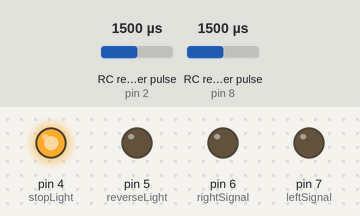
Simulated run of this sketch. Board: Arduino Uno, built with avr-gcc and run on an emulated ATmega328P. On the bench: output pins drawn as LEDs (lit = HIGH). Wiring (inferred from the names in the program): 2 × RC receiver channel: data pin 2 / data pin 8. Inputs (shaded band) come from the test bench; at power-on: RC receiver pulse (sensors on pin 2, pin 8) 1500 µs.

Above: at 1.2 s.
1.3 s: RC receiver pulse (sensor on pin 2) set to 1405 µs
2.8 s: RC receiver pulse (sensor on pin 2) set to 1379 µs
At 4.1 s:
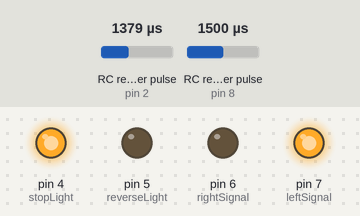
4.4 s: RC receiver pulse (sensor on pin 8) set to 1465 µs
5.9 s: RC receiver pulse (sensor on pin 8) set to 1432 µs
At 6.6 s:
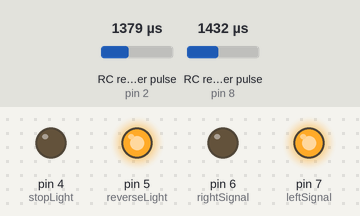
7.5 s: RC receiver pulse (sensor on pin 2) set to 1500 µs
At 7.9 s:
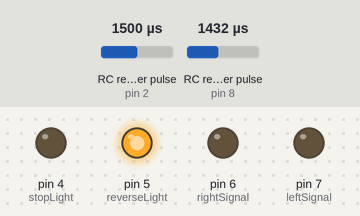
9.1 s: RC receiver pulse (sensor on pin 8) set to 1750 µs
At 10.3 s:
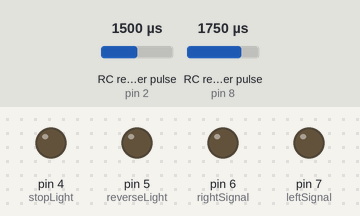
Timing chart, 0 to 11.7 s (numbered marks = the images above; inputs shaded):
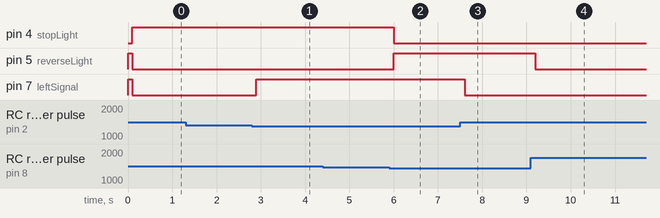

The sketch:

simple-rc-car-lights.ino
```cpp
#include <PinChangeInterrupt.h>

/*
 * Define pins used to provide RC PWM signal to Arduino
 * Pins 8, 9 and 10 are used since they work on both ATMega328 and
 * ATMega32u4 board. So this code will work on Uno/Mini/Nano/Micro/Leonardo
 * See PinChangeInterrupt documentation for usable pins on other boards
 */
const byte channel_pin[] = {2, 8};
volatile unsigned long rising_start[] = {0, 0};
volatile long channel_length[] = {0, 0};

const int leftSignal = 7;
const int rightSignal = 6;
const int reverseLight = 5;
const int stopLight = 4;

void setup() {
  Serial.begin(57600);

  pinMode(channel_pin[0], INPUT);
  pinMode(channel_pin[1], INPUT);

  pinMode(leftSignal, OUTPUT);
  digitalWrite(leftSignal,LOW);
  pinMode(rightSignal, OUTPUT);
  digitalWrite(rightSignal,LOW);
  pinMode(reverseLight, OUTPUT);
  digitalWrite(reverseLight,LOW);
  pinMode(stopLight, OUTPUT);
  digitalWrite(stopLight,LOW);

  attachPinChangeInterrupt(digitalPinToPinChangeInterrupt(channel_pin[0]), onRising0, CHANGE);
  attachPinChangeInterrupt(digitalPinToPinChangeInterrupt(channel_pin[1]), onRising1, CHANGE);
}

void processPin(byte pin) {
  uint8_t trigger = getPinChangeInterruptTrigger(digitalPinToPCINT(channel_pin[pin]));

  if(trigger == RISING) {
    rising_start[pin] = micros();
  } else if(trigger == FALLING) {
    channel_length[pin] = micros() - rising_start[pin];
  }
}

void onRising0(void) {
  processPin(0);
}

void onRising1(void) {
  processPin(1);
}


void printValues() {
  Serial.print(channel_length[0]);
  Serial.print(" | ");
  Serial.println(channel_length[1]);
}

void loop(){
  processTurnSignal(channel_length[0]);
  processThrottle(channel_length[1]);
  delay(100);
}

void processTurnSignal(int turnSignal) {
  if (turnSignal > 1600) {
    digitalWrite(rightSignal,HIGH);
    digitalWrite(leftSignal,LOW);
  } else if (turnSignal < 1400){
    digitalWrite(leftSignal,HIGH);
    digitalWrite(rightSignal,LOW);
  } else {
    digitalWrite(rightSignal,LOW);
    digitalWrite(leftSignal,LOW);
  }
}

void processThrottle(int throttle) {
  if ((throttle > 1450) && (throttle < 1550)) {
    digitalWrite(stopLight,HIGH);
    digitalWrite(reverseLight,LOW);
  } else if (throttle < 1450){
    digitalWrite(reverseLight,HIGH);
    digitalWrite(stopLight,LOW);
  } else {
    digitalWrite(reverseLight,LOW);
    digitalWrite(stopLight,LOW);
  }
}
```

Measured:
- the behaviour switches between 1398 and 1397 µs on RC receiver pulse (sensor on pin 2) (found by bisection; images 0 and 1)
- the behaviour switches between 1450 and 1449 µs on RC receiver pulse (sensor on pin 8) (found by bisection; images 1 and 2)
- after the input at 1.3 s, every drawn part: stays the same
- after the input at 2.8 s, pin 7 (leftSignal): LOW → HIGH after 0.10 s
- after the input at 4.4 s, every drawn part: stays the same
- after the input at 5.9 s, pin 4 (stopLight): HIGH → LOW after 0.10 s; pin 5 (reverseLight): LOW → HIGH after 0.10 s
- after the input at 7.5 s, pin 7 (leftSignal): HIGH → LOW after 0.10 s
- after the input at 9.1 s, pin 5 (reverseLight): HIGH → LOW after 0.10 s
